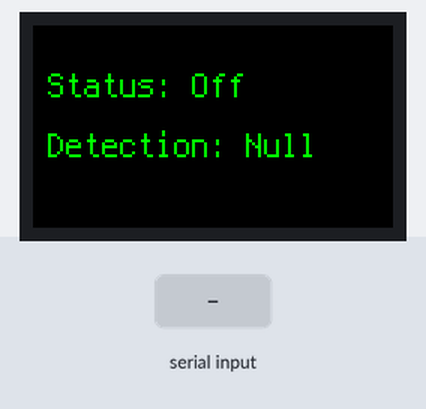
Simulated run of this program. Board: Raspberry Pi Pico running CircuitPython. Parts: 240×135 colour display. Inputs (shaded band) come from the test bench.

Above: at 1.2 s.
1.3 s: "Anas" received over the second serial link
At 2.6 s:
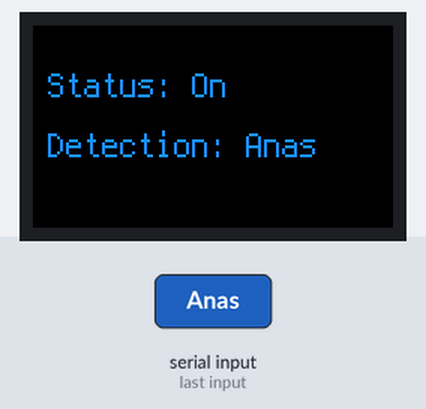
2.9 s: "M" received over the second serial link
At 3.9 s:
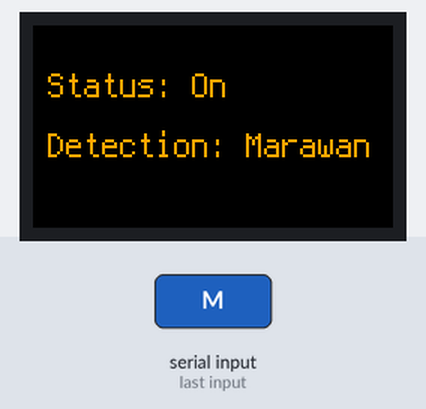
Timing chart, 0 to 5.9 s (numbered marks = the images above; inputs shaded):
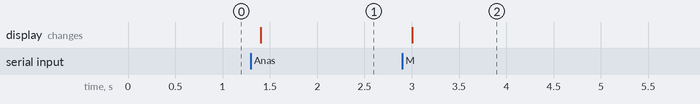

Measured:
- after the input at 1.3 s, the display: changes after 0.10 s (image 1)
- after the input at 2.9 s, the display: changes after 0.11 s (image 2)

The program:

PIco_w_Code.py
```python
import board
import busio
import displayio
import terminalio
from digitalio import DigitalInOut, Direction
from adafruit_display_text import label
from fourwire import FourWire
from adafruit_st7789 import ST7789
import time
import keypad  # for matrix keypad

displayio.release_displays()

# ========= DISPLAY SETUP =========
spi = busio.SPI(clock=board.GP18, MOSI=board.GP19)
tft_cs = board.GP17
tft_dc = board.GP16
tft_rst = board.GP20

display_bus = FourWire(spi, command=tft_dc, chip_select=tft_cs, reset=tft_rst)
display = ST7789(display_bus, rotation=270, width=240, height=135, rowstart=40, colstart=53)

# ========= UI =========
splash = displayio.Group()
display.root_group = splash

bg_bitmap = displayio.Bitmap(display.width, display.height, 2)
bg_palette = displayio.Palette(2)
bg_palette[0] = 0x000000  # black
bg_palette[1] = 0x111111  # alternate for flash
bg_tilegrid = displayio.TileGrid(bg_bitmap, pixel_shader=bg_palette)
splash.append(bg_tilegrid)

status_label = label.Label(terminalio.FONT, text="Status: Off", color=0x00FF00)
detect_label = label.Label(terminalio.FONT, text="Detection: Null", color=0x00FF00)
group1 = displayio.Group(scale=2, x=10, y=40)
group2 = displayio.Group(scale=2, x=10, y=80)
group1.append(status_label)
group2.append(detect_label)
splash.append(group1)
splash.append(group2)

motion_bitmap = displayio.Bitmap(display.width, 10, 1)
motion_palette = displayio.Palette(1)
motion_palette[0] = 0x00FF00
motion_tile = displayio.TileGrid(motion_bitmap, pixel_shader=motion_palette, x=0, y=0)
splash.append(motion_tile)
motion_tile.hidden = True

display.refresh()

# ========= SENSOR =========
sensor = DigitalInOut(board.GP21)
sensor.direction = Direction.INPUT
sensor.pull = None  # PIR is inverted, no pull

# ========= UART =========
uart = busio.UART(board.GP0, board.GP1, baudrate=115200, timeout=0.1)

# ========= KEYPAD =========
rows = [board.GP2, board.GP3, board.GP4, board.GP5]
cols = [board.GP6, board.GP7, board.GP8, board.GP9]
key_map = [
    ["1","2","3","A"],
    ["4","5","6","B"],
    ["7","8","9","C"],
    ["*","0","#","D"]
]
flat_keys = [k for row in key_map for k in row]  # flatten for key_number indexing
keypad_matrix = keypad.KeyMatrix(rows, cols, columns_to_anodes=False)

# ========= STATE =========
motion_active = False
sent_sleep = False
last_motion_time = 0
unknown_count = 0
password_mode = False
password_attempts = 0
entered_password = ""
PASSWORD = "220044"
SLEEP_DELAY = 5  # seconds after no motion to send "S"

def set_status_off():
    status_label.text = "Status: Off"
    detect_label.text = "Detection: Null"
    display.refresh()

def set_status_on(name):
    status_label.text = "Status: On"
    detect_label.text = "Detection: " + name
    if name == "Anas":
        status_label.color = 0x1E90FF
        detect_label.color = 0x1E90FF
    elif name == "Marawan":
        status_label.color = 0xFFA500
        detect_label.color = 0xFFA500
    display.refresh()

def show_password_prompt():
    status_label.text = "Enter Password"
    detect_label.text = ""
    display.refresh()

def check_password():
    global entered_password, password_attempts, password_mode
    if entered_password == PASSWORD:
        status_label.text = "Access Granted"
        detect_label.text = ""
        password_mode = False
    else:
        password_attempts += 1
        if password_attempts >= 2:
            status_label.text = "Access Denied"
            detect_label.text = ""
            password_mode = False
        else:
            show_password_prompt()
    entered_password = ""
    display.refresh()

# ========= MAIN LOOP =========
while True:
    now = time.monotonic()

    # ----- MOTION HANDLING (PIR inverted) -----
    if not sensor.value:  # motion detected
        last_motion_time = now
        if not motion_active:
            motion_active = True
            sent_sleep = False
            uart.write(b"M")
            time.sleep(0.05)
            uart.write(b"X")
            motion_tile.hidden = False
        display.refresh()
    else:  # no motion
        motion_tile.hidden = True
        if motion_active and (now - last_motion_time >= SLEEP_DELAY):
            motion_active = False
            if not sent_sleep:
                uart.write(b"S")
                set_status_off()
                sent_sleep = True
        display.refresh()

    # ----- UART FACE DETECTION -----
    data = uart.read(64)
    if data:
        try:
            msg = data.decode('utf-8').strip()
            for c in msg:
                if password_mode:
                    continue  # ignore face detection during password entry
                if c == "A":
                    set_status_on("Anas")
                    unknown_count = 0
                elif c == "M":
                    set_status_on("Marawan")
                    unknown_count = 0
                elif c == "U":
                    unknown_count += 1
                    detect_label.text = "Detection: Unknown"
                    status_label.text = "Status: Off"
                    display.refresh()
                    if unknown_count >= 3:
                        password_mode = True
                        password_attempts = 0
                        entered_password = ""
                        show_password_prompt()
                        unknown_count = 0
        except UnicodeError:
            print("Received non-UTF8 data:", data)

    # ----- KEYPAD PASSWORD ENTRY -----
    if password_mode:
        key_event = keypad_matrix.events.get()
        while key_event:
            if key_event.pressed:
                key = flat_keys[key_event.key_number]
                if key in "0123456789":
                    entered_password += key
                    detect_label.text = "*" * len(entered_password)
                    display.refresh()
                    if len(entered_password) >= len(PASSWORD):
                        check_password()
            key_event = keypad_matrix.events.get()

    time.sleep(0.05)
```
